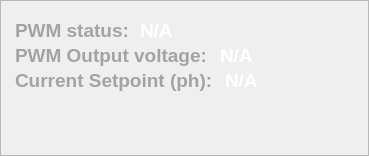
           <widget class="QFrame" name="frame_6">
            <property name="geometry">
             <rect>
              <x>210</x>
              <y>380</y>
              <width>369</width>
              <height>156</height>
             </rect>
            </property>
            <property name="styleSheet">
             <string notr="true">border-image: url(:/background.png/overview_box.png);</string>
            </property>
            <property name="frameShape">
             <enum>QFrame::StyledPanel</enum>
            </property>
            <property name="frameShadow">
             <enum>QFrame::Raised</enum>
            </property>
            <widget class="QLabel" name="label_12">
             <property name="geometry">
              <rect>
               <x>15</x>
               <y>15</y>
               <width>121</width>
               <height>31</height>
              </rect>
             </property>
             <property name="font">
              <font>
               <family>Arial</family>
               <pointsize>14</pointsize>
               <weight>75</weight>
               <bold>true</bold>
              </font>
             </property>
             <property name="styleSheet">
              <string notr="true">color: rgb(163, 163, 163);
border-image:none;</string>
             </property>
             <property name="text">
              <string>PWM status:</string>
             </property>
             <property name="alignment">
              <set>Qt::AlignLeading|Qt::AlignLeft|Qt::AlignVCenter</set>
             </property>
            </widget>
            <widget class="QLabel" name="label_13">
             <property name="geometry">
              <rect>
               <x>15</x>
               <y>40</y>
               <width>201</width>
               <height>31</height>
              </rect>
             </property>
             <property name="font">
              <font>
               <family>Arial</family>
               <pointsize>14</pointsize>
               <weight>75</weight>
               <bold>true</bold>
              </font>
             </property>
             <property name="styleSheet">
              <string notr="true">color: rgb(163, 163, 163);
border-image:none;</string>
             </property>
             <property name="text">
              <string>PWM Output voltage:</string>
             </property>
             <property name="alignment">
              <set>Qt::AlignLeading|Qt::AlignLeft|Qt::AlignVCenter</set>
             </property>
            </widget>
            <widget class="QLabel" name="label_16">
             <property name="geometry">
              <rect>
               <x>15</x>
               <y>65</y>
               <width>201</width>
               <height>31</height>
              </rect>
             </property>
             <property name="font">
              <font>
               <family>Arial</family>
               <pointsize>14</pointsize>
               <weight>75</weight>
               <bold>true</bold>
              </font>
             </property>
             <property name="styleSheet">
              <string notr="true">color: rgb(163, 163, 163);
border-image:none;</string>
             </property>
             <property name="text">
              <string>Current Setpoint (ph):</string>
             </property>
             <property name="alignment">
              <set>Qt::AlignLeading|Qt::AlignLeft|Qt::AlignVCenter</set>
             </property>
            </widget>
            <widget class="QLabel" name="ph_PWM_val">
             <property name="geometry">
              <rect>
               <x>140</x>
               <y>15</y>
               <width>121</width>
               <height>31</height>
              </rect>
             </property>
             <property name="font">
              <font>
               <family>Arial</family>
               <pointsize>14</pointsize>
               <weight>75</weight>
               <bold>true</bold>
              </font>
             </property>
             <property name="styleSheet">
              <string notr="true">color: rgb(255, 255, 255);
border-image:none;</string>
             </property>
             <property name="text">
              <string>N/A</string>
             </property>
             <property name="alignment">
              <set>Qt::AlignLeading|Qt::AlignLeft|Qt::AlignVCenter</set>
             </property>
            </widget>
            <widget class="QLabel" name="ph_PWM_vol">
             <property name="geometry">
              <rect>
               <x>220</x>
               <y>40</y>
               <width>121</width>
               <height>31</height>
              </rect>
             </property>
             <property name="font">
              <font>
               <family>Arial</family>
               <pointsize>14</pointsize>
               <weight>75</weight>
               <bold>true</bold>
              </font>
             </property>
             <property name="styleSheet">
              <string notr="true">color: rgb(255, 255, 255);
border-image:none;</string>
             </property>
             <property name="text">
              <string>N/A</string>
             </property>
             <property name="alignment">
              <set>Qt::AlignLeading|Qt::AlignLeft|Qt::AlignVCenter</set>
             </property>
            </widget>
            <widget class="QLabel" name="ph_setpoint_val">
             <property name="geometry">
              <rect>
               <x>225</x>
               <y>65</y>
               <width>121</width>
               <height>31</height>
              </rect>
             </property>
             <property name="font">
              <font>
               <family>Arial</family>
               <pointsize>14</pointsize>
               <weight>75</weight>
               <bold>true</bold>
              </font>
             </property>
             <property name="styleSheet">
              <string notr="true">color: rgb(255, 255, 255);
border-image:none;</string>
             </property>
             <property name="text">
              <string>N/A</string>
             </property>
             <property name="alignment">
              <set>Qt::AlignLeading|Qt::AlignLeft|Qt::AlignVCenter</set>
             </property>
            </widget>
           </widget>
